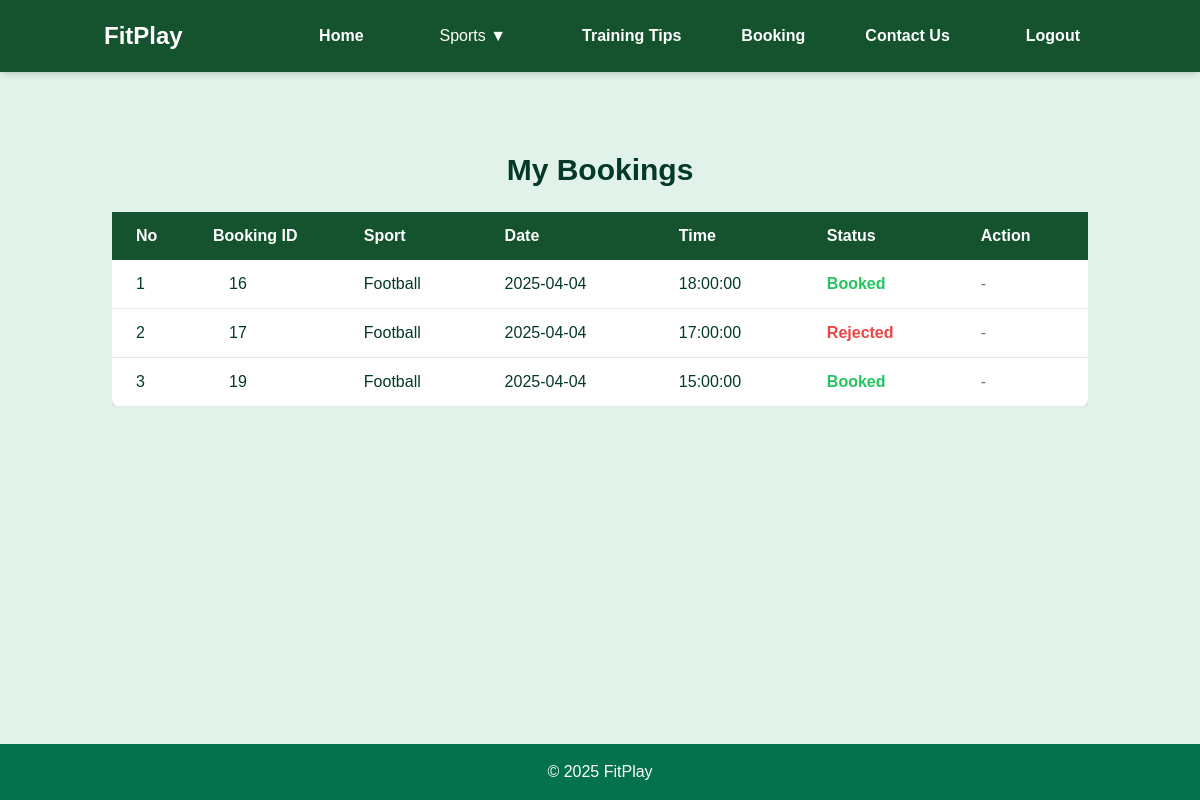
The app's page /booking.php (signed in) with its own data.
### tables this page shows
CREATE TABLE `booking` (
  `BookingID` int(11) NOT NULL,
  `UserID` int(11) NOT NULL,
  `SportID` int(11) NOT NULL,
  `CourtID` int(11) NOT NULL,
  `Time` time NOT NULL,
  `Date` date NOT NULL,
  `Status` varchar(100) NOT NULL
);

CREATE TABLE `sport` (
  `SportID` int(11) NOT NULL,
  `SportName` varchar(100) NOT NULL
);

### booking.php (the view, shortened to what this page needs)
<?php
include "config.php";
$userID = $_SESSION['UserID'];
$sql = "SELECT B.BookingID, S.SportName, B.Date, B.Time, B.Status
        FROM Booking B
        JOIN Sport S ON B.SportID = S.SportID
        WHERE B.UserID = ?
        ORDER BY B.Date";
$stmt = $conn->prepare($sql);
$stmt->bind_param("i", $userID);
$stmt->execute();
$result = $stmt->get_result();
?>
<!DOCTYPE html>
<html lang="en">
<head>
    <script src="https://cdn.tailwindcss.com"></script>
    <link rel="stylesheet" href="styles.css">
</head>
<body>
    <nav class="bg-green-900 text-white py-4 fixed w-full top-0 shadow-md z-10">
        <div class="container mx-auto flex justify-between items-center px-4">
            <h1 class="text-2xl font-bold">FitPlay</h1>
            <ul class="flex space-x-6 items-center">
                <li><a href="index.php" class="nav-link">Home</a></li>
                <li class="relative">
                    <button id="dropdown-btn" class="px-4 py-2 rounded-lg dropdown-btn hover:bg-green-700">Sports ▼</button>
                </li>
                <li><a href="training-tips.php" class="nav-link">Training Tips</a></li>
                <li><a href="booking.php" class="active">Booking</a></li>
                <li><a href="contact.php" class="nav-link">Contact Us</a></li>
                <li><a href="logout.php" class="nav-link">Logout</a></li>
            </ul>
        </div>
    </nav><br><br>
    <main class="p-6 mt-20 container mx-auto">
        <h1 class="text-3xl font-bold text-center mb-6">My Bookings</h1>
        <div class="overflow-x-auto">
            <table class="min-w-full bg-white shadow-md rounded-lg">
                <thead>
                    <tr class="bg-green-900 text-white">
                        <th class="py-3 px-6 text-left">No</th>
                        <th class="py-3 px-2 text-left">Booking ID</th>
                        <th class="py-3 px-6 text-left">Sport</th>
                        <th class="py-3 px-6 text-left">Date</th>
                        <th class="py-3 px-6 text-left">Time</th>
                        <th class="py-3 px-6 text-left">Status</th>
                        <th class="py-3 px-6 text-left">Action</th>
                    </tr>
                </thead>
                <tbody>
                    <?php if ($result->num_rows > 0): ?>
                        <?php
                        $count = 1;
                        while ($row = $result->fetch_assoc()): ?>
                            <tr class="border-b hover:bg-gray-100">
                                <td class="py-3 px-6"><?php echo $count; ?></td>
                                <td class="py-3 px-6"><?php echo $row['BookingID']; ?></td>
                                <td class="py-3 px-6"><?php echo $row['SportName']; ?></td>
                                <td class="py-3 px-6"><?php echo $row['Date']; ?></td>
                                <td class="py-3 px-6"><?php echo $row['Time']; ?></td>
                                <td class="py-3 px-6">
                                    <?php
                                    $statusClass = '';
                                    $statusText = $row['Status'];
                                    if ($statusText == 'Pending') {
                                        $statusClass = 'font-semibold text-yellow-500';
                                        $statusText = "Waiting for Admin approval";
                                    } elseif ($statusText == 'Rejected') {
                                        $statusClass = 'font-semibold text-red-500';
                                    } elseif ($statusText == 'Booked') {
                                        $statusClass = 'font-semibold text-green-500';
                                    }
                                    ?>
                                    <span class="<?php echo $statusClass; ?>"><?php echo $statusText; ?></span>
                                </td>
                                <td class="py-3 px-6">
                                    <?php if ($row['Status'] == 'Pending'): ?>
                                        <form id="delete-form-<?php echo $row['BookingID']; ?>" method="POST" style="display:inline;">
                                            <input type="hidden" name="booking_id" value="<?php echo $row['BookingID']; ?>">
                                            <input type="hidden" name="delete_booking" value="1">
                                            <button type="button" class="bg-orange-500 text-white px-4 py-2 rounded"
                                                onclick="confirmDelete(<?php echo $row['BookingID']; ?>)">Cancel</button>
                                        </form>
                                    <?php else: ?>
                                        <span class="text-gray-500">-</span>
                                    <?php endif; ?>
                                </td>
                            </tr>
                        <?php $count++;
                        endwhile; ?>
                    <?php else: ?>
                        <tr>
                            <td colspan="6" class="text-center py-4 text-gray-500">No bookings found</td>
                        </tr>
                    <?php endif; ?>
                </tbody>
            </table>
        </div>
    </main>
    <footer class="bg-gray-800 text-white text-center py-4 w-full mt-auto fixed bottom-0 left-0 right-0">
        &copy; 2025 FitPlay
    </footer>
</body>
</html>

### styles.css (style rules this page uses)
body { background-color: #E0F2E9 !important; color: #043927 !important; font-family: Arial, sans-serif; margin: 0; padding: 0; }
nav ul { list-style: none; padding: 0; display: flex; justify-content: center; gap: 20px; }
nav a { color: white; text-decoration: none; font-weight: bold; }
footer { background-color: #04724D !important; color: white; text-align: center; padding: 10px 0; position: relative; bottom: 0; width: 100%; }
nav { background-color: #1E3A2D; color: white; padding: 1rem 0; position: fixed; width: 100%; top: 0; box-shadow: 0 4px 8px rgba(0, 0, 0, 0.1); z-index: 1000; }
.nav-link { padding: 0.5rem 1rem; transition: color 0.3s ease, background-color 0.3s ease; border-radius: 5px; }
.dropdown-btn { padding: 0.5rem 1rem; border-radius: 8px; transition: background-color 0.3s ease; cursor: pointer; border: none; color: white; font-size: 16px; }

### records on screen
booking: BookingID "16", SportID.SportName "Football", Date "2025-04-04", Time "18:00:00", Status "Booked"
booking: BookingID "17", SportID.SportName "Football", Date "2025-04-04", Time "17:00:00", Status "Rejected"
booking: BookingID "19", SportID.SportName "Football", Date "2025-04-04", Time "15:00:00", Status "Booked"
